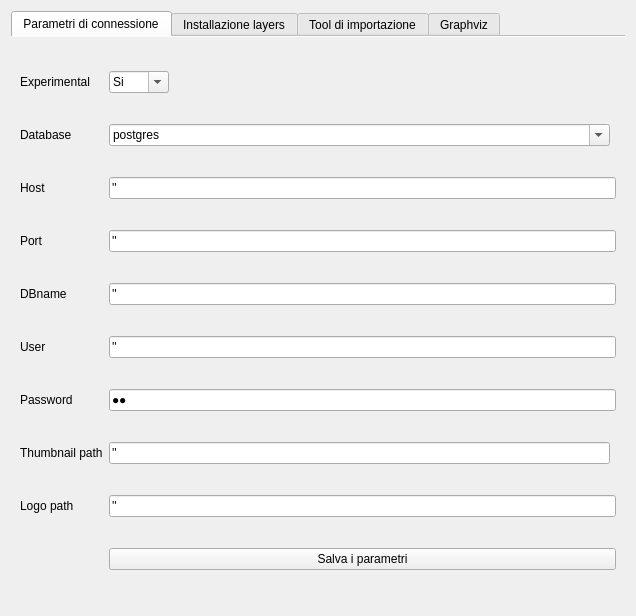
<?xml version="1.0" encoding="UTF-8"?>
<ui version="4.0">
 <class>Dialog_Config</class>
 <widget class="QDialog" name="Dialog_Config">
  <property name="windowModality">
   <enum>Qt::ApplicationModal</enum>
  </property>
  <property name="enabled">
   <bool>true</bool>
  </property>
  <property name="geometry">
   <rect>
    <x>0</x>
    <y>0</y>
    <width>636</width>
    <height>616</height>
   </rect>
  </property>
  <property name="minimumSize">
   <size>
    <width>450</width>
    <height>279</height>
   </size>
  </property>
  <property name="maximumSize">
   <size>
    <width>1000</width>
    <height>1000</height>
   </size>
  </property>
  <property name="cursor">
   <cursorShape>PointingHandCursor</cursorShape>
  </property>
  <property name="mouseTracking">
   <bool>false</bool>
  </property>
  <property name="acceptDrops">
   <bool>false</bool>
  </property>
  <property name="windowTitle">
   <string>Impostazioni del sistema</string>
  </property>
  <property name="windowIcon">
   <iconset resource="resources.qrc">
    <normaloff>:/icons/iconConn.png</normaloff>:/images/iconConn.png</iconset>
  </property>
  <property name="autoFillBackground">
   <bool>true</bool>
  </property>
  <property name="sizeGripEnabled">
   <bool>false</bool>
  </property>
  <property name="modal">
   <bool>true</bool>
  </property>
  <layout class="QGridLayout" name="gridLayout_2">
   <item row="0" column="0">
    <widget class="QTabWidget" name="tabWidget">
     <property name="sizePolicy">
      <sizepolicy hsizetype="Expanding" vsizetype="Expanding">
       <horstretch>200</horstretch>
       <verstretch>200</verstretch>
      </sizepolicy>
     </property>
     <property name="inputMethodHints">
      <set>Qt::ImhNone</set>
     </property>
     <property name="tabPosition">
      <enum>QTabWidget::North</enum>
     </property>
     <property name="tabShape">
      <enum>QTabWidget::Rounded</enum>
     </property>
     <property name="currentIndex">
      <number>0</number>
     </property>
     <property name="elideMode">
      <enum>Qt::ElideMiddle</enum>
     </property>
     <property name="documentMode">
      <bool>true</bool>
     </property>
     <property name="tabsClosable">
      <bool>false</bool>
     </property>
     <property name="movable">
      <bool>true</bool>
     </property>
     <property name="resize" stdset="0">
      <string/>
     </property>
     <widget class="QWidget" name="tab">
      <property name="sizePolicy">
       <sizepolicy hsizetype="Preferred" vsizetype="Preferred">
        <horstretch>0</horstretch>
        <verstretch>0</verstretch>
       </sizepolicy>
      </property>
      <attribute name="title">
       <string>Parametri di connessione</string>
      </attribute>
      <layout class="QGridLayout" name="gridLayout">
       <item row="1" column="0">
        <widget class="QLabel" name="label">
         <property name="text">
          <string>Database</string>
         </property>
        </widget>
       </item>
       <item row="1" column="1">
        <widget class="QComboBox" name="comboBox_Database">
         <property name="enabled">
          <bool>true</bool>
         </property>
         <property name="mouseTracking">
          <bool>false</bool>
         </property>
         <property name="contextMenuPolicy">
          <enum>Qt::DefaultContextMenu</enum>
         </property>
         <property name="acceptDrops">
          <bool>false</bool>
         </property>
         <property name="editable">
          <bool>true</bool>
         </property>
         <property name="duplicatesEnabled">
          <bool>false</bool>
         </property>
         <property name="frame">
          <bool>true</bool>
         </property>
         <item>
          <property name="text">
           <string>postgres</string>
          </property>
         </item>
         <item>
          <property name="text">
           <string>sqlite</string>
          </property>
         </item>
        </widget>
       </item>
       <item row="2" column="0">
        <widget class="QLabel" name="label_2">
         <property name="text">
          <string>Host</string>
         </property>
        </widget>
       </item>
       <item row="2" column="1" colspan="2">
        <widget class="QLineEdit" name="lineEdit_Host">
         <property name="text">
          <string>''</string>
         </property>
        </widget>
       </item>
       <item row="3" column="0">
        <widget class="QLabel" name="label_7">
         <property name="text">
          <string>Port</string>
         </property>
        </widget>
       </item>
       <item row="3" column="1" colspan="2">
        <widget class="QLineEdit" name="lineEdit_Port">
         <property name="text">
          <string>''</string>
         </property>
        </widget>
       </item>
       <item row="4" column="0">
        <widget class="QLabel" name="label_3">
         <property name="text">
          <string>DBname</string>
         </property>
        </widget>
       </item>
       <item row="4" column="1" colspan="2">
        <widget class="QLineEdit" name="lineEdit_DBname">
         <property name="text">
          <string>''</string>
         </property>
        </widget>
       </item>
       <item row="5" column="0">
        <widget class="QLabel" name="label_4">
         <property name="text">
          <string>User</string>
         </property>
        </widget>
       </item>
       <item row="5" column="1" colspan="2">
        <widget class="QLineEdit" name="lineEdit_User">
         <property name="text">
          <string>''</string>
         </property>
        </widget>
       </item>
       <item row="6" column="0">
        <widget class="QLabel" name="label_5">
         <property name="text">
          <string>Password</string>
         </property>
        </widget>
       </item>
       <item row="6" column="1" colspan="2">
        <widget class="QLineEdit" name="lineEdit_Password">
         <property name="inputMask">
          <string notr="true"/>
         </property>
         <property name="text">
          <string notr="true">''</string>
         </property>
         <property name="echoMode">
          <enum>QLineEdit::Password</enum>
         </property>
        </widget>
       </item>
       <item row="11" column="1" colspan="2">
        <widget class="QPushButton" name="pushButton_save">
         <property name="focusPolicy">
          <enum>Qt::NoFocus</enum>
         </property>
         <property name="text">
          <string>Salva i parametri</string>
         </property>
         <property name="checkable">
          <bool>false</bool>
         </property>
         <property name="autoDefault">
          <bool>true</bool>
         </property>
        </widget>
       </item>
       <item row="9" column="1" colspan="2">
        <widget class="QLineEdit" name="lineEdit_Logo_path">
         <property name="text">
          <string>''</string>
         </property>
        </widget>
       </item>
       <item row="9" column="0">
        <widget class="QLabel" name="label_16">
         <property name="text">
          <string>Logo path</string>
         </property>
        </widget>
       </item>
       <item row="7" column="1">
        <widget class="QLineEdit" name="lineEdit_Thumb_path">
         <property name="text">
          <string>''</string>
         </property>
        </widget>
       </item>
       <item row="7" column="0">
        <widget class="QLabel" name="label_10">
         <property name="text">
          <string>Thumbnail path</string>
         </property>
        </widget>
       </item>
       <item row="0" column="1">
        <widget class="QComboBox" name="comboBox_experimental">
         <property name="enabled">
          <bool>true</bool>
         </property>
         <property name="maximumSize">
          <size>
           <width>60</width>
           <height>16777215</height>
          </size>
         </property>
         <property name="mouseTracking">
          <bool>false</bool>
         </property>
         <property name="contextMenuPolicy">
          <enum>Qt::DefaultContextMenu</enum>
         </property>
         <property name="acceptDrops">
          <bool>false</bool>
         </property>
         <property name="editable">
          <bool>true</bool>
         </property>
         <property name="duplicatesEnabled">
          <bool>false</bool>
         </property>
         <property name="frame">
          <bool>true</bool>
         </property>
         <item>
          <property name="text">
           <string>Si</string>
          </property>
         </item>
         <item>
          <property name="text">
           <string>No</string>
          </property>
         </item>
        </widget>
       </item>
       <item row="0" column="0">
        <widget class="QLabel" name="label_26">
         <property name="text">
          <string>Experimental</string>
         </property>
        </widget>
       </item>
      </layout>
     </widget>
     <widget class="QWidget" name="tab_2">
      <attribute name="title">
       <string>Installazione layers</string>
      </attribute>
      <layout class="QGridLayout" name="gridLayout_3">
       <item row="0" column="0">
        <widget class="QLabel" name="label_6">
         <property name="text">
          <string>Installa il database</string>
         </property>
        </widget>
       </item>
       <item row="1" column="0">
        <widget class="QLineEdit" name="lineEdit_dbname">
         <property name="inputMethodHints">
          <set>Qt::ImhNone</set>
         </property>
         <property name="text">
          <string>pyarchinit</string>
         </property>
         <property name="dragEnabled">
          <bool>false</bool>
         </property>
         <property name="readOnly">
          <bool>false</bool>
         </property>
        </widget>
       </item>
       <item row="1" column="1">
        <widget class="QLabel" name="label_12">
         <property name="toolTip">
          <string>&lt;html&gt;&lt;head/&gt;&lt;body&gt;&lt;p&gt;&lt;span style=&quot; font-size:10pt;&quot;&gt;Puoi inserire un nome differente da quello presente&lt;/span&gt;&lt;/p&gt;&lt;/body&gt;&lt;/html&gt;</string>
         </property>
         <property name="text">
          <string>inserisci nome db</string>
         </property>
        </widget>
       </item>
       <item row="1" column="2" rowspan="2">
        <widget class="QPushButton" name="pushButton_crea_database">
         <property name="enabled">
          <bool>true</bool>
         </property>
         <property name="text">
          <string>Installa</string>
         </property>
        </widget>
       </item>
       <item row="2" column="0">
        <widget class="QLineEdit" name="lineEdit_template_postgis">
         <property name="text">
          <string>template_postgis_20</string>
         </property>
        </widget>
       </item>
       <item row="2" column="1">
        <widget class="QLabel" name="label_13">
         <property name="toolTip">
          <string>&lt;html&gt;&lt;head/&gt;&lt;body&gt;&lt;p&gt;qui devi inserire il nome del template che vuoi usare. Ricorda di usare il template specifico a seconda di quale postgis usi&lt;/p&gt;&lt;/body&gt;&lt;/html&gt;</string>
         </property>
         <property name="text">
          <string>inserisci nome template</string>
         </property>
        </widget>
       </item>
       <item row="3" column="0">
        <widget class="QLineEdit" name="lineEdit_port_db">
         <property name="text">
          <string>5432</string>
         </property>
        </widget>
       </item>
       <item row="3" column="1">
        <widget class="QLabel" name="label_15">
         <property name="toolTip">
          <string>&lt;html&gt;&lt;head/&gt;&lt;body&gt;&lt;p&gt;&lt;span style=&quot; font-size:10pt;&quot;&gt;puoi inserire il numero di porta differente&lt;/span&gt;&lt;/p&gt;&lt;/body&gt;&lt;/html&gt;</string>
         </property>
         <property name="text">
          <string>inserisci numero porta</string>
         </property>
        </widget>
       </item>
       <item row="4" column="0">
        <widget class="QProgressBar" name="pyarchinit_progressBar_db">
         <property name="value">
          <number>1</number>
         </property>
         <property name="alignment">
          <set>Qt::AlignCenter</set>
         </property>
         <property name="orientation">
          <enum>Qt::Horizontal</enum>
         </property>
         <property name="invertedAppearance">
          <bool>false</bool>
         </property>
         <property name="textDirection">
          <enum>QProgressBar::BottomToTop</enum>
         </property>
        </widget>
       </item>
       <item row="4" column="2" rowspan="2">
        <widget class="QPushButton" name="pushButton_crea_layer">
         <property name="enabled">
          <bool>true</bool>
         </property>
         <property name="text">
          <string>Installa</string>
         </property>
        </widget>
       </item>
       <item row="5" column="0" colspan="2">
        <widget class="QLabel" name="label_8">
         <property name="text">
          <string>Installa il db geografico su Postgres per postgis 1.5</string>
         </property>
        </widget>
       </item>
       <item row="6" column="0">
        <widget class="QProgressBar" name="pyarchinit_progressBar_template">
         <property name="value">
          <number>1</number>
         </property>
         <property name="alignment">
          <set>Qt::AlignCenter</set>
         </property>
         <property name="orientation">
          <enum>Qt::Horizontal</enum>
         </property>
         <property name="invertedAppearance">
          <bool>false</bool>
         </property>
         <property name="textDirection">
          <enum>QProgressBar::BottomToTop</enum>
         </property>
        </widget>
       </item>
       <item row="6" column="1">
        <widget class="QLabel" name="label_14">
         <property name="text">
          <string>&lt;html&gt;&lt;head/&gt;&lt;body&gt;&lt;p align=&quot;center&quot;&gt;&lt;span style=&quot; font-size:10pt; font-weight:600;&quot;&gt;OPPURE&lt;/span&gt;&lt;/p&gt;&lt;/body&gt;&lt;/html&gt;</string>
         </property>
        </widget>
       </item>
       <item row="7" column="0" colspan="2">
        <widget class="QLabel" name="label_9">
         <property name="text">
          <string>Installa il db geografico su Postgres per postgis 2.x</string>
         </property>
        </widget>
       </item>
       <item row="7" column="2">
        <widget class="QPushButton" name="pushButton_crea_layer_2">
         <property name="enabled">
          <bool>true</bool>
         </property>
         <property name="text">
          <string>Installa</string>
         </property>
        </widget>
       </item>
       <item row="8" column="1">
        <spacer name="verticalSpacer_2">
         <property name="orientation">
          <enum>Qt::Vertical</enum>
         </property>
         <property name="sizeHint" stdset="0">
          <size>
           <width>20</width>
           <height>259</height>
          </size>
         </property>
        </spacer>
       </item>
      </layout>
     </widget>
     <widget class="QWidget" name="tab_3">
      <attribute name="title">
       <string>Tool di importazione</string>
      </attribute>
      <layout class="QGridLayout" name="gridLayout_6">
       <item row="5" column="3">
        <widget class="QComboBox" name="comboBox_mapper_read">
         <item>
          <property name="text">
           <string>US</string>
          </property>
         </item>
         <item>
          <property name="text">
           <string>UT</string>
          </property>
         </item>
         <item>
          <property name="text">
           <string>SITE</string>
          </property>
         </item>
         <item>
          <property name="text">
           <string>PERIODIZZAZIONE</string>
          </property>
         </item>
         <item>
          <property name="text">
           <string>INVENTARIO_MATERIALI</string>
          </property>
         </item>
         <item>
          <property name="text">
           <string>STRUTTURA</string>
          </property>
         </item>
         <item>
          <property name="text">
           <string>TAFONOMIA</string>
          </property>
         </item>
         <item>
          <property name="text">
           <string>PYARCHINIT_THESAURUS</string>
          </property>
         </item>
         <item>
          <property name="text">
           <string>SCHEDAIND</string>
          </property>
         </item>
         <item>
          <property name="text">
           <string>DETSESSO</string>
          </property>
         </item>
         <item>
          <property name="text">
           <string>DETETA</string>
          </property>
         </item>
         <item>
          <property name="text">
           <string>ARCHEOZOOLOGY</string>
          </property>
         </item>
         <item>
          <property name="text">
           <string>CAMPIONI</string>
          </property>
         </item>
         <item>
          <property name="text">
           <string>DOCUMENTAZIONE</string>
          </property>
         </item>
        </widget>
       </item>
       <item row="0" column="1">
        <widget class="QLabel" name="label_11">
         <property name="text">
          <string>Esportazione directories</string>
         </property>
        </widget>
       </item>
       <item row="8" column="5">
        <widget class="QLineEdit" name="lineEdit_pass_rd"/>
       </item>
       <item row="2" column="1">
        <widget class="QPushButton" name="pushButton_exp_directories">
         <property name="text">
          <string>Esportazione experimental</string>
         </property>
        </widget>
       </item>
       <item row="7" column="1">
        <widget class="QComboBox" name="comboBox_server_rd">
         <item>
          <property name="text">
           <string>sqlite</string>
          </property>
         </item>
         <item>
          <property name="text">
           <string>postgres</string>
          </property>
         </item>
        </widget>
       </item>
       <item row="3" column="1" colspan="5">
        <widget class="Line" name="line">
         <property name="orientation">
          <enum>Qt::Horizontal</enum>
         </property>
        </widget>
       </item>
       <item row="8" column="3" colspan="2">
        <widget class="QLineEdit" name="lineEdit_username_rd"/>
       </item>
       <item row="10" column="3">
        <widget class="QLabel" name="label_18">
         <property name="text">
          <string>Username</string>
         </property>
        </widget>
       </item>
       <item row="22" column="5">
        <widget class="QLabel" name="label_22">
         <property name="text">
          <string/>
         </property>
        </widget>
       </item>
       <item row="10" column="1">
        <widget class="QLabel" name="label_17">
         <property name="text">
          <string>Host</string>
         </property>
        </widget>
       </item>
       <item row="10" column="5">
        <widget class="QLabel" name="label_19">
         <property name="text">
          <string>Password</string>
         </property>
        </widget>
       </item>
       <item row="32" column="1">
        <widget class="QLabel" name="label_27">
         <property name="text">
          <string>Host</string>
         </property>
        </widget>
       </item>
       <item row="31" column="1">
        <widget class="QLineEdit" name="lineEdit_host_wt"/>
       </item>
       <item row="31" column="3" colspan="2">
        <widget class="QLineEdit" name="lineEdit_username_wt"/>
       </item>
       <item row="31" column="5">
        <widget class="QLineEdit" name="lineEdit_pass_wt"/>
       </item>
       <item row="33" column="1">
        <widget class="QLineEdit" name="lineEdit_database_wt"/>
       </item>
       <item row="32" column="5">
        <widget class="QLabel" name="label_29">
         <property name="text">
          <string>Password</string>
         </property>
        </widget>
       </item>
       <item row="32" column="3">
        <widget class="QLabel" name="label_28">
         <property name="text">
          <string>Username</string>
         </property>
        </widget>
       </item>
       <item row="34" column="1">
        <widget class="QLabel" name="label_24">
         <property name="text">
          <string>Database</string>
         </property>
        </widget>
       </item>
       <item row="36" column="1">
        <spacer name="verticalSpacer">
         <property name="orientation">
          <enum>Qt::Vertical</enum>
         </property>
         <property name="sizeHint" stdset="0">
          <size>
           <width>20</width>
           <height>68</height>
          </size>
         </property>
        </spacer>
       </item>
       <item row="6" column="1">
        <widget class="QLabel" name="label_60">
         <property name="font">
          <font>
           <pointsize>15</pointsize>
           <weight>75</weight>
           <italic>true</italic>
           <bold>true</bold>
          </font>
         </property>
         <property name="text">
          <string>FROM</string>
         </property>
        </widget>
       </item>
       <item row="28" column="1">
        <widget class="QLabel" name="label_61">
         <property name="font">
          <font>
           <pointsize>15</pointsize>
           <weight>75</weight>
           <italic>true</italic>
           <bold>true</bold>
          </font>
         </property>
         <property name="text">
          <string>TO</string>
         </property>
        </widget>
       </item>
       <item row="8" column="1">
        <widget class="QLineEdit" name="lineEdit_host_rd"/>
       </item>
       <item row="12" column="1">
        <widget class="QLineEdit" name="lineEdit_database_rd"/>
       </item>
       <item row="5" column="1">
        <widget class="QLabel" name="label_59">
         <property name="font">
          <font>
           <pointsize>14</pointsize>
           <weight>75</weight>
           <bold>true</bold>
          </font>
         </property>
         <property name="text">
          <string>Importazione dati</string>
         </property>
        </widget>
       </item>
       <item row="18" column="1">
        <widget class="QLabel" name="label_62">
         <property name="text">
          <string>Nome campo</string>
         </property>
        </widget>
       </item>
       <item row="12" column="2">
        <widget class="QLineEdit" name="lineEdit_port_rd"/>
       </item>
       <item row="13" column="1">
        <widget class="QLabel" name="label_20">
         <property name="text">
          <string>Database</string>
         </property>
        </widget>
       </item>
       <item row="35" column="5">
        <widget class="QPushButton" name="pushButton_import">
         <property name="font">
          <font>
           <pointsize>9</pointsize>
           <weight>75</weight>
           <bold>true</bold>
          </font>
         </property>
         <property name="text">
          <string>Import</string>
         </property>
        </widget>
       </item>
       <item row="15" column="2" colspan="2">
        <widget class="QLineEdit" name="lineEdit_value_rd"/>
       </item>
       <item row="13" column="2">
        <widget class="QLabel" name="label_25">
         <property name="text">
          <string>Port</string>
         </property>
        </widget>
       </item>
       <item row="15" column="1">
        <widget class="QLineEdit" name="lineEdit_field_rd"/>
       </item>
       <item row="18" column="2">
        <widget class="QLabel" name="label_23">
         <property name="text">
          <string>Valore</string>
         </property>
        </widget>
       </item>
       <item row="33" column="2">
        <widget class="QLineEdit" name="lineEdit_port_wt"/>
       </item>
       <item row="6" column="3">
        <widget class="QLabel" name="label_21">
         <property name="text">
          <string>Mappatura pyArchInit</string>
         </property>
        </widget>
       </item>
       <item row="34" column="2">
        <widget class="QLabel" name="label_57">
         <property name="text">
          <string>Port</string>
         </property>
        </widget>
       </item>
       <item row="29" column="1">
        <widget class="QComboBox" name="comboBox_server_wt">
         <property name="minimumSize">
          <size>
           <width>20</width>
           <height>0</height>
          </size>
         </property>
         <item>
          <property name="text">
           <string>postgres</string>
          </property>
         </item>
         <item>
          <property name="text">
           <string>sqlite</string>
          </property>
         </item>
        </widget>
       </item>
      </layout>
     </widget>
     <widget class="QWidget" name="tab_4">
      <attribute name="title">
       <string>Graphviz</string>
      </attribute>
      <layout class="QGridLayout" name="gridLayout_4">
       <item row="0" column="0">
        <widget class="QLabel" name="label_30">
         <property name="text">
          <string>Il percorso alla cartella /bin di Graphviz da aggiungere nella variabile d'ambiente PATH</string>
         </property>
        </widget>
       </item>
       <item row="1" column="0">
        <layout class="QHBoxLayout" name="horizontalLayout">
         <item>
          <widget class="QLineEdit" name="lineEditGraphviz"/>
         </item>
         <item>
          <widget class="QPushButton" name="pushButtonGraphviz">
           <property name="text">
            <string>...</string>
           </property>
          </widget>
         </item>
         <item>
          <widget class="QPushButton" name="pbnSaveEnvironPath">
           <property name="text">
            <string>Salva</string>
           </property>
          </widget>
         </item>
        </layout>
       </item>
       <item row="2" column="0">
        <spacer name="verticalSpacer_3">
         <property name="orientation">
          <enum>Qt::Vertical</enum>
         </property>
         <property name="sizeHint" stdset="0">
          <size>
           <width>20</width>
           <height>473</height>
          </size>
         </property>
        </spacer>
       </item>
      </layout>
     </widget>
    </widget>
   </item>
  </layout>
 </widget>
 <tabstops>
  <tabstop>comboBox_Database</tabstop>
  <tabstop>lineEdit_Host</tabstop>
  <tabstop>lineEdit_Port</tabstop>
  <tabstop>lineEdit_DBname</tabstop>
  <tabstop>lineEdit_User</tabstop>
  <tabstop>lineEdit_Password</tabstop>
 </tabstops>
 <resources>
  <include location="resources.qrc"/>
 </resources>
 <connections/>
</ui>
